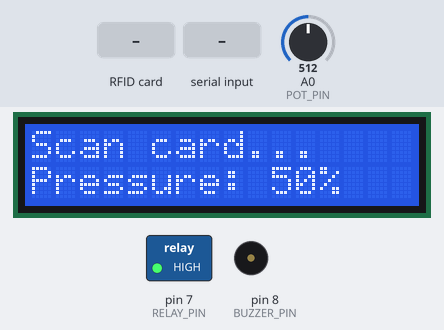
A sketch run on a simulated Arduino Uno, built with avr-gcc and run on an emulated ATmega328P. On the bench: 16×2 character LCD, switched loads named in the sketch (green lamp = pin HIGH), buzzer (waves = sounding, pin HIGH). The inputs (shaded band) are chosen by the test bench; at power-on: A0 (POT_PIN) = 512. Pins used as bus, display or sensor lines are not drawn.

Above: at 1.3 s.
1.4 s: RFID card 5E 7A 19 C4 held to the reader
At 2.5 s:
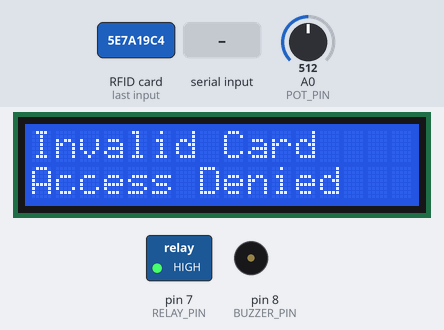
4.1 s: "0" received over Serial
At 4.6 s:
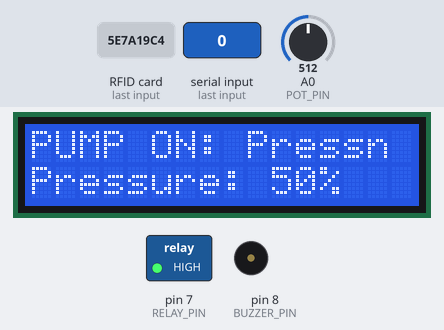
7.1 s: RFID card A3 20 DF 24 held to the reader
At 7.5 s:
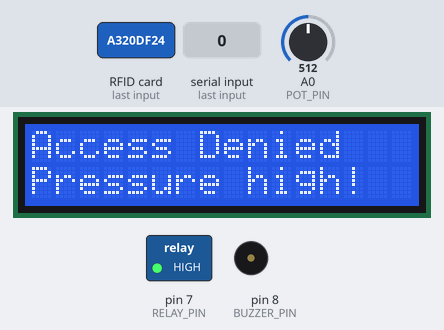
10.1 s: A0 (POT_PIN) set to 716
At 10.8 s:
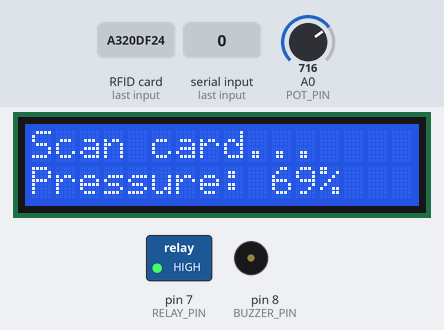
11.7 s: A0 (POT_PIN) set to 900
At 13.0 s:
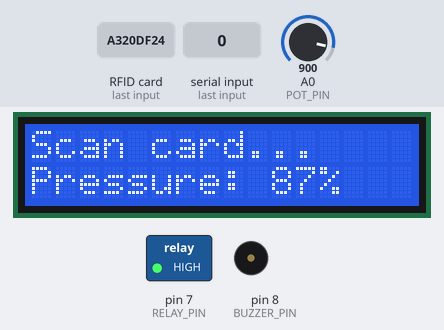
13.3 s: A0 (POT_PIN) set to 1023
At 14.4 s:
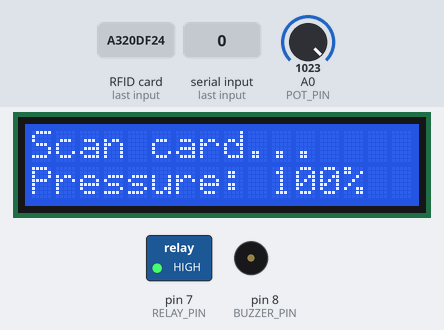
Timing chart, 0 to 15.9 s (numbered marks = the images above; inputs shaded):
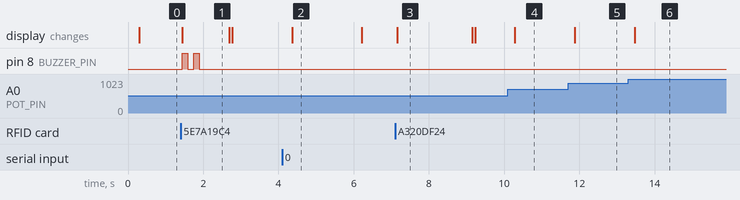

Measured:
- after the input at 1.4 s, pin 8 (BUZZER_PIN): alternates HIGH for 0.15 s and LOW for 0.15 s, 4 changes in all, then stays LOW, starting at once; the display: changes at once (image 1)
- after the input at 4.1 s, the display: changes after 0.27 s (image 2)
- after the input at 7.1 s, the display: changes after 0.05 s (image 3)
- after the input at 10.1 s, the display: changes after 0.18 s (image 4)
- after the input at 11.7 s, the display: changes after 0.18 s (image 5)
- after the input at 13.3 s, the display: changes after 0.18 s (image 6)
- what the display in image 1 shows lasts 1.3 s, from 1.4 s to 2.7 s

The sketch:

PressureRoomLock_CV.ino
```cpp
// Pressure room safety interlock - Arduino Uno
// RFID access + pressure check + human presence (from vision host over serial).
// Relay is active-low: HIGH = latched (solenoid off), LOW = unlocked.

#include <SPI.h>
#include <MFRC522.h>
#include <Wire.h>
#include <LiquidCrystal_I2C.h>

#define SS_PIN     10
#define RST_PIN     9
#define BUZZER_PIN  8
#define RELAY_PIN   7
#define POT_PIN    A0

#define DOOR_LATCH   HIGH
#define DOOR_UNLOCK  LOW

const unsigned long CLEAR_LATCH_MS   = 3000;   // auto-latch once bay stays clear this long
const unsigned long SERIAL_STALE_MS  = 2000;   // no update this long -> assume someone's inside
const unsigned long LCD_REFRESH_MS   = 250;

MFRC522 rfid(SS_PIN, RST_PIN);
LiquidCrystal_I2C lcd(0x27, 16, 2);

byte authorizedUID[4] = {0xA3, 0x20, 0xDF, 0x24};

bool isUnlocked      = false;
bool personPresent   = true;    // start true until the host says the bay is clear
unsigned long lastSerialMs   = 0;
unsigned long bayClearSince  = 0;
unsigned long lastLcdMs      = 0;
char lastShownLine0[17] = "";

void readPresence();
void handleRFID();
void serviceAutoLatch();
void refreshDisplay();
void latchDoor(const char *reason);
void beep(unsigned int ms);
void showTwoLines(const char *l1, const char *l2);
void delayMessage(unsigned long ms);

void setup() {
  pinMode(BUZZER_PIN, OUTPUT);
  pinMode(RELAY_PIN, OUTPUT);
  digitalWrite(RELAY_PIN, DOOR_LATCH);
  digitalWrite(BUZZER_PIN, LOW);

  Serial.begin(9600);

  SPI.begin();
  rfid.PCD_Init();

  lcd.init();
  lcd.backlight();

  lastSerialMs  = millis();
  bayClearSince = 0;
}

void loop() {
  readPresence();
  serviceAutoLatch();
  handleRFID();
  refreshDisplay();
}

// Host streams '1'/'0'. Take the latest byte, ignore anything else.
void readPresence() {
  bool gotUpdate = false;
  while (Serial.available() > 0) {
    char c = (char)Serial.read();
    if (c == '1') { personPresent = true;  gotUpdate = true; }
    else if (c == '0') { personPresent = false; gotUpdate = true; }
  }

  if (gotUpdate) {
    lastSerialMs = millis();
    if (!personPresent) {
      if (bayClearSince == 0) bayClearSince = millis();
    } else {
      bayClearSince = 0;
    }
  }

  if (millis() - lastSerialMs > SERIAL_STALE_MS) {
    personPresent = true;
    bayClearSince = 0;
  }
}

void serviceAutoLatch() {
  if (isUnlocked && !personPresent && bayClearSince != 0) {
    if (millis() - bayClearSince >= CLEAR_LATCH_MS) {
      latchDoor("Bay clear: locked");
    }
  }
}

void handleRFID() {
  if (!rfid.PICC_IsNewCardPresent() || !rfid.PICC_ReadCardSerial()) {
    return;
  }

  bool cardMatches = true;
  for (byte i = 0; i < rfid.uid.size; i++) {
    if (i >= 4 || rfid.uid.uidByte[i] != authorizedUID[i]) {
      cardMatches = false;
      break;
    }
  }
  rfid.PICC_HaltA();
  rfid.PCD_StopCrypto1();

  int potPercentage = map(analogRead(POT_PIN), 0, 1023, 0, 100);

  if (cardMatches) {
    if (!isUnlocked) {
      if (potPercentage == 0) {
        isUnlocked = true;
        digitalWrite(RELAY_PIN, DOOR_UNLOCK);
        bayClearSince = 0;
        showTwoLines("Access Granted", "Door Unlocked");
        beep(1000);
        lcd.clear();
        lastShownLine0[0] = '\0';
      } else {
        showTwoLines("Access Denied", "Pressure high!");
        beep(0);
        delayMessage(2000);
        lcd.clear();
        lastShownLine0[0] = '\0';
      }
    } else {
      showTwoLines("Already Unlocked", "Auto-locks clear");
      beep(300);
      lcd.clear();
      lastShownLine0[0] = '\0';
    }
  } else {
    showTwoLines("Invalid Card", "Access Denied");
    digitalWrite(BUZZER_PIN, HIGH); delayMessage(150); digitalWrite(BUZZER_PIN, LOW); delayMessage(150);
    digitalWrite(BUZZER_PIN, HIGH); delayMessage(150); digitalWrite(BUZZER_PIN, LOW);
    delayMessage(800);
    lcd.clear();
    lastShownLine0[0] = '\0';
  }

  rfid.PCD_Init();   // reader tends to lock up after the relay switches
}

void refreshDisplay() {
  if (millis() - lastLcdMs < LCD_REFRESH_MS) return;
  lastLcdMs = millis();

  int potPercentage = map(analogRead(POT_PIN), 0, 1023, 0, 100);

  char line0[17];
  char line1[17];

  if (isUnlocked) {
    if (personPresent) {
      strcpy(line0, "Person inside   ");
    } else {
      strcpy(line0, "Clear-locking...");
    }
    snprintf(line1, sizeof(line1), "Pressure: %d%%   ", potPercentage);
  } else {
    if (!personPresent && potPercentage > 0) {
      strcpy(line0, "PUMP ON: Pressn ");
      snprintf(line1, sizeof(line1), "Pressure: %d%%   ", potPercentage);
    } else {
      strcpy(line0, "Scan card...    ");
      snprintf(line1, sizeof(line1), "Pressure: %d%%   ", potPercentage);
    }
  }

  if (strcmp(line0, lastShownLine0) != 0) {
    lcd.setCursor(0, 0);
    lcd.print(line0);
    strcpy(lastShownLine0, line0);
  }
  lcd.setCursor(0, 1);
  lcd.print(line1);
}

void latchDoor(const char *reason) {
  isUnlocked = false;
  digitalWrite(RELAY_PIN, DOOR_LATCH);
  bayClearSince = 0;
  showTwoLines("Door Latched", reason);
  beep(600);
  lcd.clear();
  lastShownLine0[0] = '\0';
}

void beep(unsigned int ms) {
  if (ms == 0) return;
  digitalWrite(BUZZER_PIN, HIGH);
  delayMessage(ms);
  digitalWrite(BUZZER_PIN, LOW);
}

void showTwoLines(const char *l1, const char *l2) {
  lcd.clear();
  lcd.setCursor(0, 0); lcd.print(l1);
  lcd.setCursor(0, 1); lcd.print(l2);
}

// keep reading presence while a message is on screen so H stays current
void delayMessage(unsigned long ms) {
  unsigned long start = millis();
  while (millis() - start < ms) {
    readPresence();
  }
}
```
